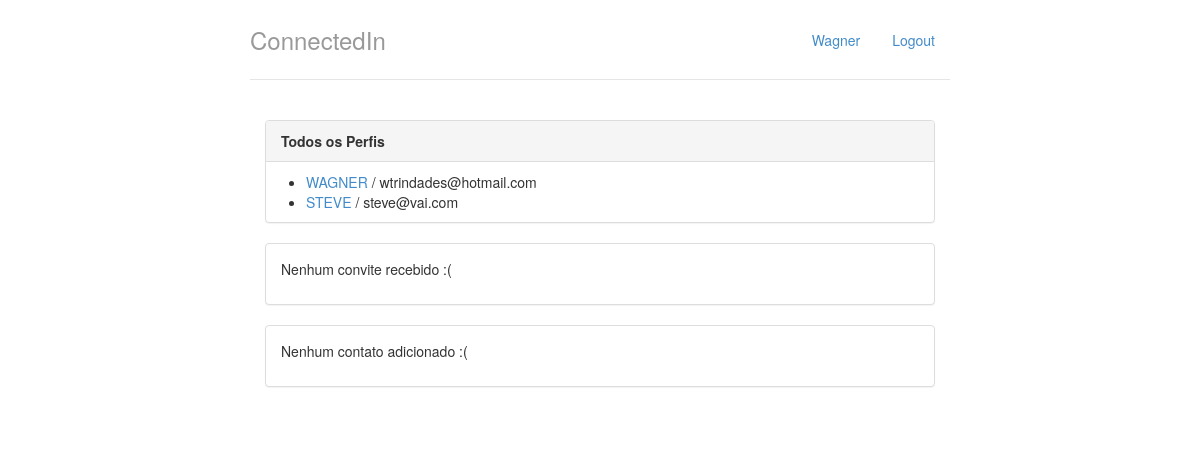
The app's page / (signed in), older data.
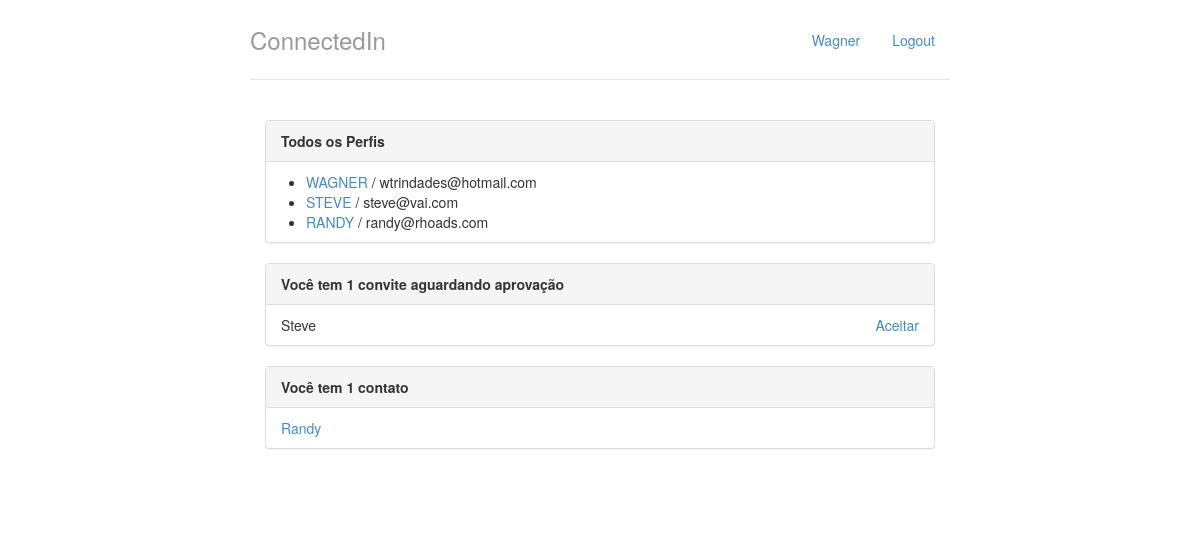
The same page, newer data.
### perfis/models.py (models this page shows, shortened)
class Perfil(models.Model):
	nome = models.CharField(max_length=255, null=False)
	telefone = models.CharField(max_length=15, null=False)
	nome_empresa = models.CharField(max_length=255, null=False)
	contatos = models.ManyToManyField('self')
	usuario = models.OneToOneField(User, related_name="perfil")
	@property
	def email(self):
		return self.usuario.email

class Convite(models.Model):
	solicitante = models.ForeignKey(Perfil, related_name='convites_feitos')
	convidado = models.ForeignKey(Perfil, related_name='convites_recebidos')

### perfis/views.py (the view)
# urls.py: url(r'^$', views.index, name='index'),
@login_required
def index(resquest):
	return render(resquest, 'index.html', { "perfis" : Perfil.objects.all(), 'perfil_logado' : get_perfil_logado(resquest)})

### perfis/views.py (called while the page is built)
@login_required
def get_perfil_logado(resquest):
	return resquest.user.perfil

### perfis/templates/index.html
{% extends "base.html" %}
{% block body %}
	<div class="col-lg-12">
		<div class="panel panel-default">
			<div class="panel-heading">
				<strong>Todos os Perfis</strong>
			</div>
			{% if perfis %}
				<ul style="margin-top:10px">
					{% for perfil in perfis %}
						<li>
							<a href="{% url 'exibir' perfil.id %}">{{perfil.nome|upper}}</a> / {{perfil.email}}
						</li>
					{% endfor %}
				</ul>
			{% else %}
				<p>Nenhum perfil encontrato.</p>
			{% endif%}
		</div>
		<div class="panel panel-default">
			{% with total_de_convites=perfil_logado.convites_recebidos.count %}
				{% if total_de_convites %}
					<div class="panel-heading">
						<strong>Você tem {{total_de_convites}} convite{{total_de_convites | pluralize}} aguardando aprovação</strong>
					</div>
					<ul class="list-group">
						{% for convite in perfil_logado.convites_recebidos.all %}
							<li class="list-group-item">
						 		{{convite.solicitante.nome}}
						 		<a href="{% url 'aceitar' convite.id %}" class="pull-right">Aceitar</a>
					 		</li>
						{% endfor %}
					</ul>
				{% else %}
					<div class="panel-body">
						<p>Nenhum convite recebido :(</p>
					</div>
				{% endif %}
			{% endwith %}
		</div>
		<div class="panel panel-default">
			{% with total_de_contatos=perfil_logado.contatos.count %}
				{% if total_de_contatos %}
					<div class="panel-heading">
						<strong>Você tem {{total_de_contatos}} contato{{total_de_contatos | pluralize}}</strong>
					</div>
					<ul class="list-group">
						{% for contato in perfil_logado.contatos.all %}
							<li class="list-group-item">
								<a href="{% url 'exibir' contato.id %}">{{contato.nome}}</a>
					 		</li>
						{% endfor %}
					</ul>
				{% else %}
					<div class="panel-body">
						<p>Nenhum contato adicionado :(</p>
					</div>
				{% endif %}
			{% endwith %}
		</div>
	</div>
{% endblock %}

### perfis/templates/base.html (shortened to what this page needs)
{% load staticfiles %}
<!DOCTYPE html>
<html lang="pt-br">
	<head>
		<link rel="stylesheet" href="{% static 'styles/bootstrap.css' %}">
		<link rel="stylesheet" href="{% static 'styles/main.css' %}">
	</head>
	<body>
		<div class="container">
			<div class="header">
				<ul class="nav nav-pills pull-right">
					<li><a href="{% url 'index' %}">{{perfil_logado.nome}}</a></li>
					<li><a href="/logout/">Logout</a></li>
				</ul>
				<h3 class="text-muted">ConnectedIn</h3>
			</div>
			<div class="row content">
				{% block body %}
				{% endblock %}
			</div>
		</div>
	</body>
</html>

### perfis/static/styles/main.css (style rules this page uses)
body { padding-top: 20px; padding-bottom: 20px; }
.header, .content, .footer { padding-left: 15px; padding-right: 15px; }
.header { border-bottom: 1px solid #e5e5e5; }
.header h3 { margin-top: 0; margin-bottom: 0; line-height: 40px; padding-bottom: 19px; }
@media (min-width: 768px) { .container { max-width: 730px; } }
.content { margin: 40px 0; }
@media screen and (min-width: 768px) { .header, .content, .footer { padding-left: 0; padding-right: 0; } }
@media screen and (min-width: 768px) { .header { margin-bottom: 30px; } }

Row changes from the older to the newer data that the page shows:
added Perfil: nome "RANDY", email "randy@rhoads.com", nome "Randy"
added Convite: solicitante.nome "Steve"
Text that changed along with them:
{{ total_de_convites }}: (not shown) → "1"
{{ total_de_contatos }}: (not shown) → "1"
text no longer shown: "Nenhum convite recebido :( Nenhum contato adicionado :("
text now shown: "Você tem convite aguardando aprovação Você tem contato"
